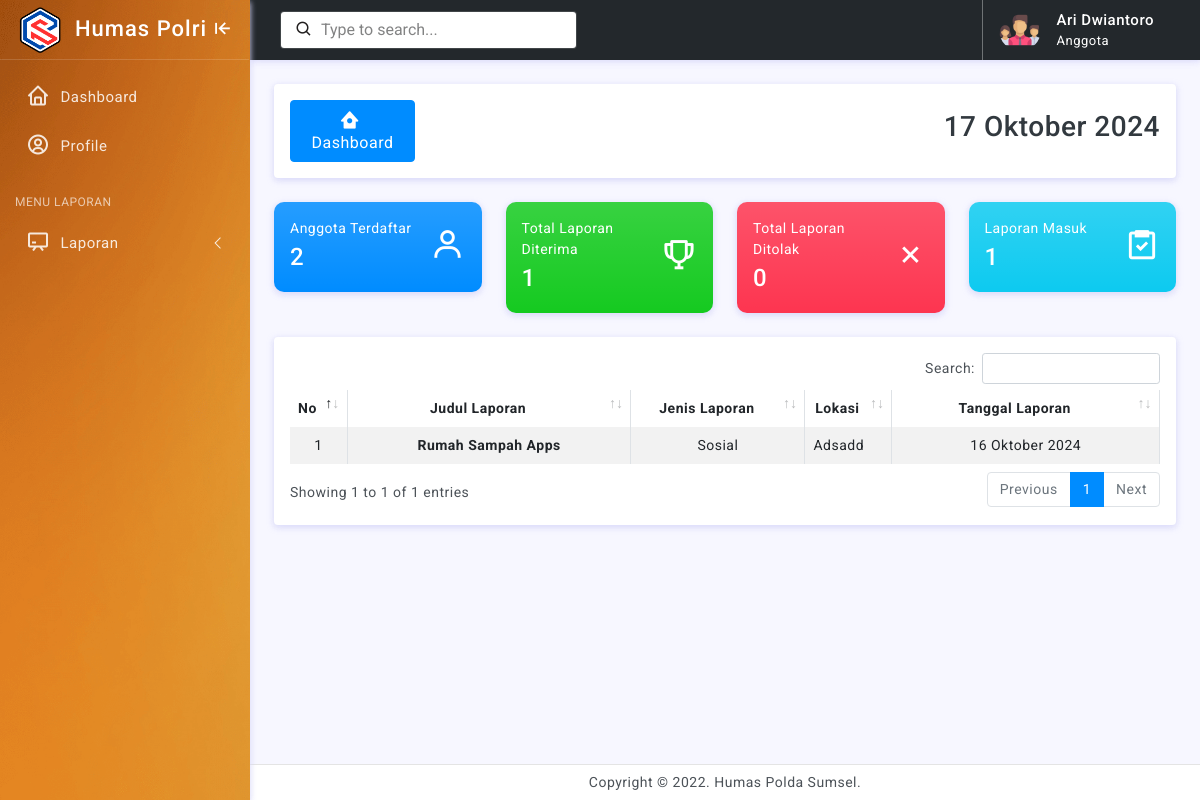
The page /anggota/index.php (signed in) on the database its author committed.
### tables this page shows
CREATE TABLE `laporan_kegiatan` (
  `id_laporan` int(11) NOT NULL,
  `judul_laporan` varchar(255) DEFAULT NULL,
  `id_jenis_laporan` int(11) DEFAULT NULL,
  `lokasi` varchar(255) DEFAULT NULL,
  `tgl` date DEFAULT NULL,
  `isi` text DEFAULT NULL,
  `created_by` text DEFAULT NULL,
  `created_at` date DEFAULT NULL,
  `status` varchar(20) DEFAULT NULL
);

CREATE TABLE `jenis_laporan` (
  `id_jenis_laporan` int(11) NOT NULL,
  `judul` varchar(100) NOT NULL,
  `created_by` varchar(100) NOT NULL,
  `created_at` text DEFAULT NULL
);

### anggota/home.php (the view, shortened to what this page needs)
<?php
include "../conn/conn.php";
function tgl_indo($tanggal){
    $bulan = array (
        1 =>   'Januari',
        'Februari',
        'Maret',
        'April',
        'Mei',
        'Juni',
        'Juli',
        'Agustus',
        'September',
        'Oktober',
        'November',
        'Desember'
    );
    $pecahkan = explode('-', $tanggal);
    return $pecahkan[2] . ' ' . $bulan[ (int)$pecahkan[1] ] . ' ' . $pecahkan[0];
}
?>
<div class="row">
    <div class="col-12">
        <div class="card">
            <div class="card-body">
                <div class="row align-items-center">
                    <div class="col-lg-3 col-xl-2">
                        <a class="btn btn-primary mb-3 mb-lg-0"><i class='bx bxs-home-circle'></i>Dashboard</a>
                    </div>
                    <div class="col-lg-9 col-xl-10">
                        <form class="float-lg-end">
                            <div class="row row-cols-lg-auto g-2">
                                <div class="col-12">
                                    <h3><?= tgl_indo(date('Y-m-d')) ?></h3>
                                </div>
                            </div>
                        </form>
                    </div>
                </div>
            </div>
        </div>
    </div>
</div>
<div class="row row-cols-1 row-cols-md-2 row-cols-xl-4">
    <div class="col">
        <div class="card radius-10 bg-primary bg-gradient">
            <div class="card-body">
                <div class="d-flex align-items-center">
                    <div>
                        <p class="mb-0 text-white">Anggota Terdaftar</p>
                        <h4 class="my-1 text-white">
                            <?php
                            $data_staff = mysqli_fetch_assoc(mysqli_query($conn, "SELECT count(*) as total from staff"));
                            echo $data_staff['total'];
                            ?>
                        </h4>
                    </div>
                    <div class="text-white ms-auto font-35"><i class='bx bx-user'></i>
                    </div>
                </div>
            </div>
        </div>
    </div>
    <div class="col">
        <div class="card radius-10 bg-success bg-gradient">
            <div class="card-body">
                <div class="d-flex align-items-center">
                    <div>
                        <p class="mb-0 text-white">Total Laporan Diterima</p>
                        <h4 class="my-1 text-white">
                            <?php
                            $data_laporan_diterima = mysqli_fetch_assoc(mysqli_query($conn, "SELECT count(*) as total from laporan_kegiatan WHERE status='DITERIMA'"));
                            echo $data_laporan_diterima['total'];
                            ?>
                        </h4>
                    </div>
                    <div class="text-white ms-auto font-35"><i class='bx bx-trophy'></i>
                    </div>
                </div>
            </div>
        </div>
    </div>
    <div class="col">
        <div class="card radius-10 bg-danger bg-gradient">
            <div class="card-body">
                <div class="d-flex align-items-center">
                    <div>
                        <p class="mb-0 text-white">Total Laporan Ditolak</p>
                        <h4 class="my-1 text-white">
                            <?php
                            $data_laporan_ditolak = mysqli_fetch_assoc(mysqli_query($conn, "SELECT count(*) as total from laporan_kegiatan WHERE status='DITOLAK'"));
                            echo $data_laporan_ditolak['total'];
                            ?>
                        </h4>
                    </div>
                    <div class="text-white ms-auto font-35"><i class='bx bx-x'></i>
                    </div>
                </div>
            </div>
        </div>
    </div>
    <div class="col">
        <div class="card radius-10 bg-info bg-gradient">
            <div class="card-body">
                <div class="d-flex align-items-center">
                    <div>
                        <p class="mb-0 text-white">Laporan Masuk</p>
                        <h4 class="my-1 text-white">
                            <?php
                            $data_laporan = mysqli_fetch_assoc(mysqli_query($conn, "SELECT count(*) as total from laporan_kegiatan"));
                            echo $data_laporan['total'];
                            ?>
                        </h4>
                    </div>
                    <div class="text-white ms-auto font-35"><i class='bx bx-task'></i>
                    </div>
                </div>
            </div>
        </div>
    </div>
</div>
<div class="row">
<div class="col-md-12">
<div class="card">
    <div class="card-body">
        <div class="table-responsive">
            <table id="example2" class="table table-striped table-bordered" style="width:100%">
                <thead>
                    <tr>
                        <th width="5%">
                            <center>No</center>
                        </th>
                        <th>
                            <center>Judul Laporan</center>
                        </th>
                        <th width="20%">
                            <center>Jenis Laporan</center>
                        </th>
                        <th width="10%">
                            <center>Lokasi</center>
                        </th>
                        <th>
                            <center>Tanggal Laporan<center>
                        </th>
                    </tr>
                </thead>
                <tbody>
                    <?php
                    include "../conn/conn.php";
                    $no = 1;
                    $query = mysqli_query($conn, "SELECT * FROM laporan_kegiatan as a JOIN jenis_laporan as b ON b.id_jenis_laporan = a.id_jenis_laporan WHERE a.status='DITERIMA'");
                    while ($data = mysqli_fetch_array($query)) { ?>
                        <tr>
                            <td>
                                <center><?= $no++ ?></center>
                            </td>
                            <td><center><b><?= ucwords($data['judul_laporan']) ?></b></center></td>
                            <td><center><?= ucfirst($data['judul']) ?></center></td>
                            <td>
                                <?= ucwords($data['lokasi']) ?>
                            </td>
                            <td>
                                <center><?= tgl_indo(date('Y-m-d', strtotime($data['tgl']))) ?></center>
                            </td>
                        </tr>
                    <?php
                    };
                    ?>
                </tbody>
            </table>
        </div>
    </div>
</div>
</div>
</div>

### assets/css/app.css (style rules this page uses)
body { font-size: 14px; color: #4c5258; letter-spacing: .5px; background: #f7f7ff; overflow-x: hidden; font-family: Roboto, sans-serif }
a { text-decoration: none }
.font-35 { font-size: 35px }
.radius-10 { border-radius: 10px }
.btn i { vertical-align: middle; font-size: 1.3rem; margin-top: -1em; margin-bottom: -1em; margin-right: 5px }

### assets/css/header-colors.css (style rules this page uses)
html.color-header::placeholder { color: #08090a!important; opacity: .5!important }

### rows shown on the page
laporan_kegiatan: judul_laporan "Rumah Sampah Apps", id_jenis_laporan.judul "Sosial", lokasi "Adsadd", tgl "16 Oktober 2024"

### other values the page prints
$_SESSION['nama'] "Ari Dwiantoro"
$data_staff['total'] "2"
$data_laporan_diterima['total'] "1"
$data_laporan_ditolak['total'] "0"
$data_laporan['total'] "1"
